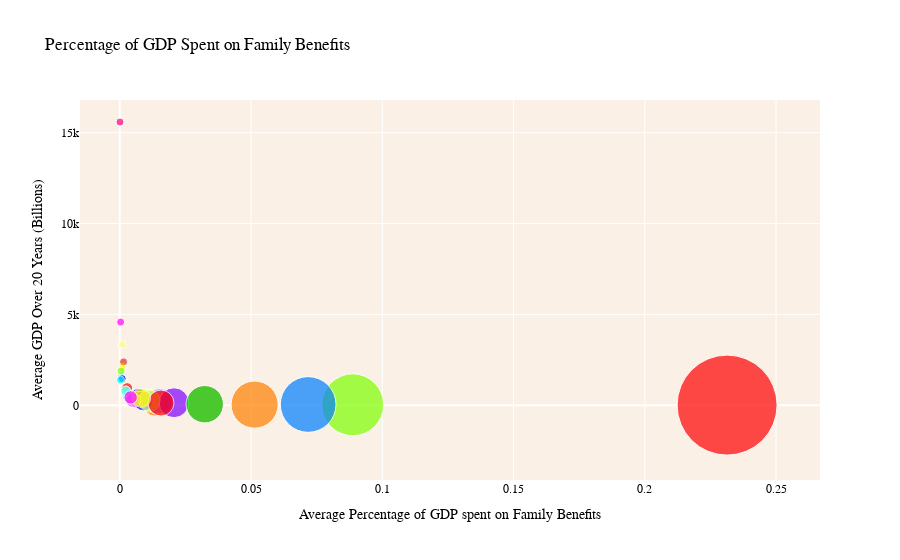

The notebook cell this image was saved under:
### Code cell
import pandas as pd
import plotly.graph_objects as go
import numpy as np


# Read / Cleaning the data
social_spending = pd.read_csv("Data_cleaned/social_spending.csv", header=1)
gdp = pd.read_csv("Data_cleaned/gdp.csv")
gdp['gdp'] = gdp['gdp'].replace('..', np.nan)
gdp['gdp'] = gdp['gdp'].str.replace(',', '')
gdp['gdp'] = gdp['gdp'].astype(float)
social_spending = social_spending.rename(columns={'Year': 'Country'})
social_spending = social_spending.applymap(lambda x: x.strip() if isinstance(x, str) else x)
social_spending = pd.melt(social_spending, id_vars=['Country'], var_name='Year', value_name='s_s')
social_spending['Country_Year'] = social_spending['Country'] + '_' + social_spending['Year'].astype(str)

merged_data = pd.merge(gdp, social_spending, on=['Country_Year'])
merged_data['gdp'] = pd.to_numeric(merged_data['gdp'], errors='coerce')
merged_data['s_s'] = pd.to_numeric(merged_data['s_s'], errors='coerce')
#merged_data['gdp'] = merged_data['gdp'].fillna(merged_data['gdp'].mean())
#merged_data['s_s'] = merged_data['s_s'].fillna(merged_data['s_s'].mean())


average_social_spending = merged_data.groupby('Country')['s_s'].mean().reset_index()
average_gdp = merged_data.groupby('Country')['gdp'].mean().reset_index()
average_data = pd.merge(average_social_spending, average_gdp, on='Country', suffixes=('_s_s', '_gdp'))
average_data['s_s_gdp_ratio'] = average_data['s_s'] / average_data['gdp']

color_map = {
    'Australia': 'rgb(255, 0, 0)',        # Red
    'Austria': 'rgb(0, 255, 0)',          # Green
    'Belgium': 'rgb(0, 0, 255)',          # Blue
    'Canada': 'rgb(255, 255, 0)',         # Yellow
    'Chile': 'rgb(255, 0, 255)',          # Magenta
    'Colombia': 'rgb(0, 255, 255)',       # Cyan
    'Costa Rica': 'rgb(255, 127, 0)',     # Orange
    'Czechia': 'rgb(255, 0, 127)',        # Reddish-Pink
    'Denmark': 'rgb(0, 127, 255)',        # Bluish
    'Estonia': 'rgb(127, 255, 0)',        # Greenish-Yellow
    'Finland': 'rgb(0, 255, 127)',        # Greenish
    'France': 'rgb(127, 0, 255)',         # Purplish-Blue
    'Germany': 'rgb(255, 255, 127)',      # Light Yellow
    'Greece': 'rgb(127, 255, 255)',       # Light Cyan
    'Hungary': 'rgb(255, 127, 255)',      # Light Magenta
    'Iceland': 'rgb(255, 0, 0)',          # Red
    'Ireland': 'rgb(0, 255, 0)',          # Green
    'Israel': 'rgb(0, 0, 255)',           # Blue
    'Italy': 'rgb(255, 255, 0)',          # Yellow
    'Japan': 'rgb(255, 0, 255)',          # Magenta
    'Korea': 'rgb(0, 255, 255)',          # Cyan
    'Latvia': 'rgb(255, 127, 0)',         # Orange
    'Lithuania': 'rgb(255, 0, 127)',      # Reddish-Pink
    'Luxembourg': 'rgb(0, 127, 255)',     # Bluish
    'Mexico': 'rgb(127, 255, 0)',         # Greenish-Yellow
    'Netherlands': 'rgb(0, 255, 127)',    # Greenish
    'New Zealand': 'rgb(127, 0, 255)',    # Purplish-Blue
    'Norway': 'rgb(255, 255, 127)',      # Light Yellow
    'Poland': 'rgb(127, 255, 255)',       # Light Cyan
    'Portugal': 'rgb(255, 127, 255)',     # Light Magenta
    'Slovak Republic': 'rgb(255, 0, 0)',  # Red
    'Slovenia': 'rgb(0, 255, 0)',         # Green
    'Spain': 'rgb(0, 0, 255)',            # Blue
    'Sweden': 'rgb(255, 255, 0)',         # Yellow
    'Switzerland': 'rgb(255, 0, 255)',    # Magenta
    'Türkiye': 'rgb(0, 255, 255)',        # Cyan
    'United Kingdom': 'rgb(255, 127, 0)', # Orange
    'United States': 'rgb(255, 0, 127)',  # Reddish-Pink
}

average_data['color'] = average_data['Country'].map(color_map)
bubble_sizes = average_data['s_s_gdp_ratio'] * 1000

fig = go.Figure(data=go.Scatter(
    x=average_data['s_s_gdp_ratio'],
    y=average_data['gdp'],
    mode='markers',
    marker=dict(
        size=bubble_sizes,
        sizemode='area',
        sizeref=2.*max(bubble_sizes)/(100**2),
        sizemin=4,
        color=average_data['color']
    ),
text = average_data.apply(lambda row: f"Country: {row['Country']}<br>Avg Social Spending: {row['s_s']:.4f}<br>Avg GDP: {row['gdp']:.4f}<br>Ratio: {row['s_s_gdp_ratio']:.4f}", axis=1)
))

fig.update_layout(
    title='Percentage of GDP Spent on Family Benefits',
    xaxis=dict(title='Average Percentage of GDP spent on Family Benefits'),  
    yaxis=dict(title='Average GDP (Billions) Over 20 Years'),
    showlegend=False
)

fig.update_layout(plot_bgcolor='#faf0e6', font_color='black')

fig.update_layout(
    xaxis=dict(
        title='Average Percentage of GDP spent on Family Benefits',
        title_font=dict(family='PT Sans Narrow'),
        tickfont=dict(family='PT Sans Narrow')
    ),
    yaxis=dict(
        title='Average GDP Over 20 Years (Billions)',
        title_font=dict(family='PT Sans Narrow'),
        tickfont=dict(family='PT Sans Narrow')
    ),
    showlegend=False,
    plot_bgcolor='#faf0e6',
    font_color='black'
)

fig.update_layout(title_font_family='PT Sans Narrow')

### Figure 1 — Plotly figure (JSON) as saved in the notebook; plotly's stock layout.template omitted (floating-point values rounded to 4 significant figures)
{"data": [{"marker": {"color": ["rgb(255, 0, 0)", "rgb(0, 255, 0)", "rgb(0, 0, 255)", "rgb(255, 255, 0)", "rgb(255, 0, 255)", "rgb(0, 255, 255)", "rgb(255, 127, 0)", "rgb(255, 0, 127)", "rgb(0, 127, 255)", "rgb(127, 255, 0)", "rgb(0, 255, 127)", "rgb(127, 0, 255)", "rgb(255, 255, 127)", "rgb(127, 255, 255)", "rgb(255, 127, 255)", "rgb(255, 0, 0)", "rgb(0, 255, 0)", "rgb(0, 0, 255)", "rgb(255, 255, 0)", "rgb(255, 0, 255)", "rgb(0, 255, 255)", "rgb(255, 127, 0)", "rgb(255, 0, 127)", "rgb(0, 127, 255)", "rgb(127, 255, 0)", "rgb(0, 255, 127)", "rgb(127, 0, 255)", "rgb(255, 255, 127)", "rgb(127, 255, 255)", "rgb(255, 127, 255)", "rgb(255, 0, 0)", "rgb(0, 255, 0)", "rgb(0, 0, 255)", "rgb(255, 255, 0)", "rgb(255, 0, 255)", "rgb(0, 255, 255)", "rgb(255, 127, 0)", "rgb(255, 0, 127)"], "size": [2.787, 7.504, 7.167, 1.081, 4.51, 3.305, 13.47, 6.845, 15.11, 88.73, 14.25, 1.522, 0.9085, 4.588, 15.05, 231.4, 11.13, 9.039, 0.9038, 0.3152, 0.6171, 51.36, 32.36, 71.76, 0.4747, 2.411, 20.66, 11.17, 2.22, 5.208, 15.68, 32.35, 0.9007, 8.184, 4.127, 0.2412, 1.386, 0.07445], "sizemin": 4, "sizemode": "area", "sizeref": 0.04627}, "mode": "markers", "text": ["Country: Australia<br>Avg Social Spending: 2.6400<br>Avg GDP: 947.4142<br>Ratio: 0.0028", "Country: Austria<br>Avg Social Spending: 2.7600<br>Avg GDP: 367.8084<br>Ratio: 0.0075", "Country: Belgium<br>Avg Social Spending: 3.1800<br>Avg GDP: 443.7300<br>Ratio: 0.0072", "Country: Canada<br>Avg Social Spending: 1.5133<br>Avg GDP: 1400.4968<br>Ratio: 0.0011", "Country: Chile<br>Avg Social Spending: 1.4333<br>Avg GDP: 317.8284<br>Ratio: 0.0045", "Country: Colombia<br>Avg Social Spending: 1.6600<br>Avg GDP: 502.2426<br>Ratio: 0.0033", "Country: Costa Rica<br>Avg Social Spending: 0.8900<br>Avg GDP: 66.0726<br>Ratio: 0.0135", "Country: Czechia<br>Avg Social Spending: 2.0667<br>Avg GDP: 301.9442<br>Ratio: 0.0068", "Country: Denmark<br>Avg Social Spending: 3.6333<br>Avg GDP: 240.4489<br>Ratio: 0.0151", "Country: Estonia<br>Avg Social Spending: 2.8000<br>Avg GDP: 31.5547<br>Ratio: 0.0887", "Country: Finland<br>Avg Social Spending: 2.9867<br>Avg GDP: 209.6321<br>Ratio: 0.0142", "Country: France<br>Avg Social Spending: 3.6357<br>Avg GDP: 2388.2042<br>Ratio: 0.0015", "Country: Germany<br>Avg Social Spending: 3.0467<br>Avg GDP: 3353.6432<br>Ratio: 0.0009", "Country: Greece<br>Avg Social Spending: 1.3545<br>Avg GDP: 295.2132<br>Ratio: 0.0046", "Country: Hungary<br>Avg Social Spending: 3.3467<br>Avg GDP: 222.3784<br>Ratio: 0.0150", "Country: Iceland<br>Avg Social Spending: 3.2333<br>Avg GDP: 13.9758<br>Ratio: 0.2314", "Country: Ireland<br>Avg Social Spending: 2.6333<br>Avg GDP: 236.6168<br>Ratio: 0.0111", "Country: Israel<br>Avg Social Spending: 2.2091<br>Avg GDP: 244.4079<br>Ratio: 0.0090", "Country: Italy<br>Avg Social Spending: 1.8909<br>Avg GDP: 2092.1653<br>Ratio: 0.0009", "Country: Japan<br>Avg Social Spending: 1.4429<br>Avg GDP: 4577.8647<br>Ratio: 0.0003", "Country: Korea<br>Avg Social Spending: 0.9733<br>Avg GDP: 1577.2263<br>Ratio: 0.0006", "Country: Latvia<br>Avg Social Spending: 2.1000<br>Avg GDP: 40.8879<br>Ratio: 0.0514", "Country: Lithuania<br>Avg Social Spending: 2.2000<br>Avg GDP: 67.9858<br>Ratio: 0.0324", "Country: Luxembourg<br>Avg Social Spending: 3.4263<br>Avg GDP: 47.7463<br>Ratio: 0.0718", "Country: Mexico<br>Avg Social Spending: 0.8947<br>Avg GDP: 1884.6984<br>Ratio: 0.0005", "Country: Netherlands<br>Avg Social Spending: 1.8333<br>Avg GDP: 760.4495<br>Ratio: 0.0024", "Country: New Zealand<br>Avg Social Spending: 2.9737<br>Avg GDP: 143.9679<br>Ratio: 0.0207", "Country: Norway<br>Avg Social Spending: 3.1421<br>Avg GDP: 281.3832<br>Ratio: 0.0112", "Country: Poland<br>Avg Social Spending: 1.7842<br>Avg GDP: 803.6258<br>Ratio: 0.0022", "Country: Portugal<br>Avg Social Spending: 1.4667<br>Avg GDP: 281.6337<br>Ratio: 0.0052", "Country: Slovak Republic<br>Avg Social Spending: 2.0067<br>Avg GDP: 127.9674<br>Ratio: 0.0157", "Country: Slovenia<br>Avg Social Spending: 1.9053<br>Avg GDP: 58.9021<br>Ratio: 0.0323", "Country: Spain<br>Avg Social Spending: 1.3211<br>Avg GDP: 1466.6689<br>Ratio: 0.0009", "Country: Sweden<br>Avg Social Spending: 3.3211<br>Avg GDP: 405.7979<br>Ratio: 0.0082", "Country: Switzerland<br>Avg Social Spending: 1.8000<br>Avg GDP: 436.1716<br>Ratio: 0.0041", "Country: Türkiye<br>Avg Social Spending: 0.3368<br>Avg GDP: 1396.5926<br>Ratio: 0.0002", "Country: United Kingdom<br>Avg Social Spending: 3.3053<br>Avg GDP: 2384.8800<br>Ratio: 0.0014", "Country: United States<br>Avg Social Spending: 1.1600<br>Avg GDP: 15581.2142<br>Ratio: 0.0001"], "type": "scatter", "x": [0.002787, 0.007504, 0.007167, 0.001081, 0.00451, 0.003305, 0.01347, 0.006845, 0.01511, 0.08873, 0.01425, 0.001522, 0.0009085, 0.004588, 0.01505, 0.2314, 0.01113, 0.009039, 0.0009038, 0.0003152, 0.0006171, 0.05136, 0.03236, 0.07176, 0.0004747, 0.002411, 0.02066, 0.01117, 0.00222, 0.005208, 0.01568, 0.03235, 0.0009007, 0.008184, 0.004127, 0.0002412, 0.001386, 7.445e-05], "y": [947.4, 367.8, 443.7, 1400.0, 317.8, 502.2, 66.07, 301.9, 240.4, 31.55, 209.6, 2388.0, 3354.0, 295.2, 222.4, 13.98, 236.6, 244.4, 2092.0, 4578.0, 1577.0, 40.89, 67.99, 47.75, 1885.0, 760.4, 144.0, 281.4, 803.6, 281.6, 128.0, 58.9, 1467.0, 405.8, 436.2, 1397.0, 2385.0, 15580.0]}], "layout": {"font": {"color": "black"}, "plot_bgcolor": "#faf0e6", "showlegend": false, "title": {"font": {"family": "PT Sans Narrow"}, "text": "Percentage of GDP Spent on Family Benefits"}, "xaxis": {"tickfont": {"family": "PT Sans Narrow"}, "title": {"font": {"family": "PT Sans Narrow"}, "text": "Average Percentage of GDP spent on Family Benefits"}}, "yaxis": {"tickfont": {"family": "PT Sans Narrow"}, "title": {"font": {"family": "PT Sans Narrow"}, "text": "Average GDP Over 20 Years (Billions)"}}}}
